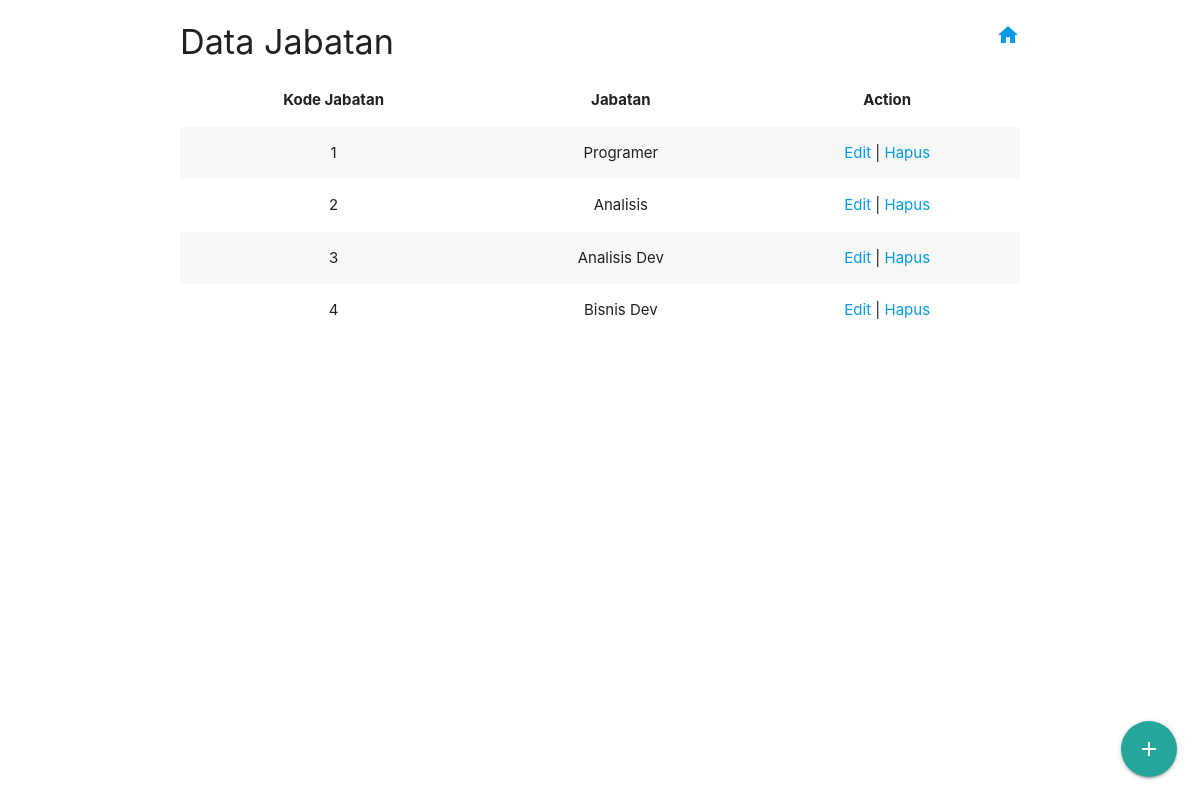
The page /index.php/jabatan on the database its author committed.
### tables this page shows
CREATE TABLE `Jabatan` (
  `kd_jabatan` int(11) NOT NULL AUTO_INCREMENT PRIMARY KEY,
  `jabatan` varchar(40) NOT NULL
);

### application/controllers/Jabatan.php (called while the page is built, shortened)
<?php
class Jabatan extends CI_Controller {
	function __construct() {
		$this->load->model('m_jabatan');
	}
	function index() {
		$send['data'] = $this->m_jabatan->get_all();
		$send['title'] = 'Data Jabatan';
		$this->load->view('jabatan/lihat', $send);
	}
}

### index.php (called while the page is built, shortened)
<?php
require_once BASEPATH.'core/CodeIgniter.php';

### application/models/M_jabatan.php (called while the page is built, shortened)
<?php
class M_jabatan extends CI_Model {
	private $tbname = 'Jabatan';
	function get_all() {
		return $this->db->get($this->tbname)->result();
	}
}

### application/views/jabatan/lihat.php (the view, shortened to what this page needs)
  	<article>
   	<table class="centered striped">
		<thead>
			<tr>
				<th> Kode Jabatan </th>
				<th> Jabatan </th>
				<th> Action </th>
			</tr>
		</thead>
		<tbody>
			<?php foreach ($data as $d) { ?>
			<tr>
				<td> <?php echo $d->kd_jabatan; ?></td>
				<td> <?php echo $d->jabatan; ?></td>
				<td> <a href="<?php echo site_url('jabatan/edit/').$d->kd_jabatan; ?>"> Edit </a> | <a href="<?php echo site_url('jabatan/delete/').$d->kd_jabatan; ?>"> Hapus </a> </td>
			</tr>
			<?php } ?>
		</tbody>
	</table>
  	</article>
  	<div class="fixed-action-btn">
	<a class="btn-floating btn-large waves-effect waves-light btn modal-trigger" href="<?php echo site_url('jabatan/tambah'); ?>">
    	<i class="large material-icons"> add </i>
	</a>
</div>

### rows shown on the page
jabatan: kd_jabatan "1", jabatan "Programer"
jabatan: kd_jabatan "2", jabatan "Analisis"
jabatan: kd_jabatan "3", jabatan "Analisis Dev"
jabatan: kd_jabatan "4", jabatan "Bisnis Dev"

### other values the page prints
$title "Data Jabatan"
